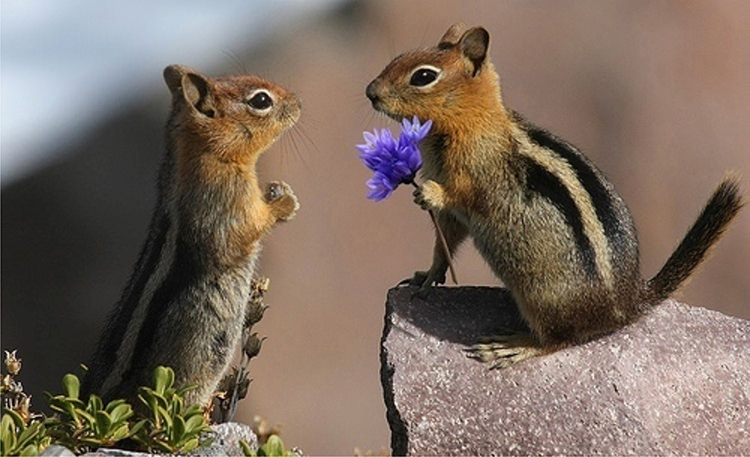
%> input picture Seminar 1/Veverite.png, 750 x 457 px; the run also reads 1 picture not shown here
$ octave Reprezentare_imagine_si_canale.m   (GNU Octave 9; MATLAB toolbox functions it lacks are replaced by stand-ins)
%> lines starting %> are read from the running program, lines starting %| are printed output that depends on the picture; in (x1, y1, x2, y2) boxes, pixels count from 0 and x2, y2 are one past the last pixel; in counts of white or black regions, pixels touching at a corner belong together; the program's own positions count from 1
% incarcare imagine, comanda cu / fara ;
% orice alta imagine RGB (3 plane)
%
cale='..\\Imagini pentru seminar'; %atentie la punct-si-virgula
fis=[cale '\\' 'veverite.png'];

imagine=imread('Veverite.png')
%> imagine is the input picture: size 457x750x3 uint8; mean R, G, B 123.1, 107.8, 95.7
imread(fis)
imread(fis); %variabila ans, poate fi folosita imediat
imagine=imread('..\\imagini pentru seminar\\veverite.png');

imagine_mono=rgb2gray(imagine);
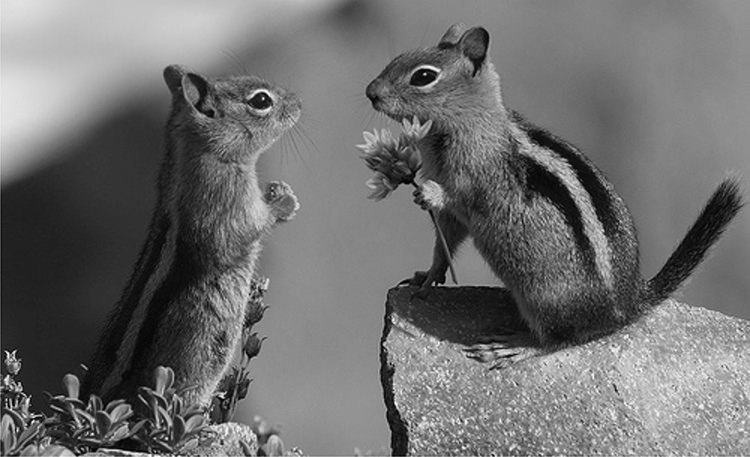
%> imagine_mono: size 457x750 uint8; min 0, max 255, mean 111
imwrite(imagine_mono,'veverite_mono.png');

% vizualizare imagine cu / fara figura
imshow(imagine);
imshow(imagine_mono); %=> aceeasi figura, inlocuieste imaginea afisata anterior
figure
imshow(imagine); % afisare imagine mono in figura separata

% vizualizarea fiecarui plan din imaginea color - imagini in nuante de gri
% o singura figura
figure
imshow(imagine)
imshow(imagine(:,:,1))
imshow(imagine(:,:,2))
imshow(imagine(:,:,3))
% figuri separate
figure
  imshow(imagine(:,:,1))
figure
  imshow(imagine(:,:,2))
figure
  imshow(imagine(:,:,3))
% cu bucla
for i=1:3
%> this loop made 3 passes; what is shown inside it comes from the first
  figure
    imshow(imagine(:,:,i))
  switch(i)
      case 1
          title('Canalul roșu');
      case 2
          title('Canalul verde');
      case 3
          title('Canalul albastru');
  end
end

% construire imagini noi
[m,n,p]=size(imagine);
%> m = 457; n = 750; p = 3
imagine_noua=zeros(m,n,p);
a=zeros(size(imagine));

a=uint8(a);
%imagine neagra
figure
  imshow(a);
%imagine alba
a=a+255;
figure
  imshow(a);

% cite o imagine pentru fiecare canal RGB
% atentie la conversii! imaginile sint in uint8, calculele sint in double
imR=zeros(size(imagine));
imR(:,:,1)=imagine(:,:,1);
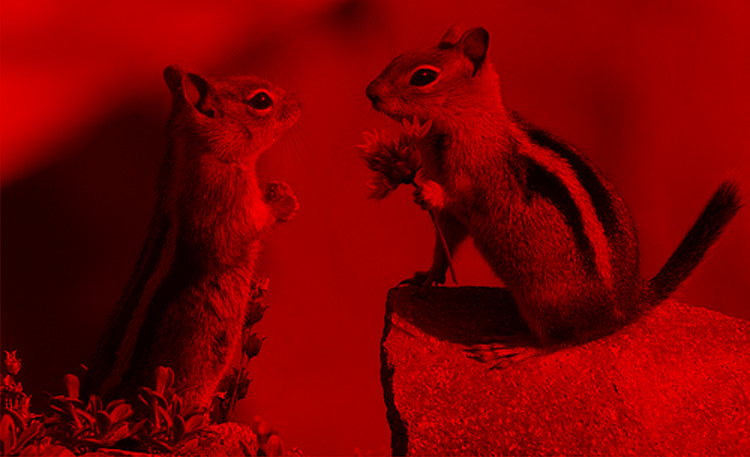
%> imR: size 457x750x3 double; mean R, G, B 123.1, 0, 0
figure
  imshow(imR) %imagine rosu-plin
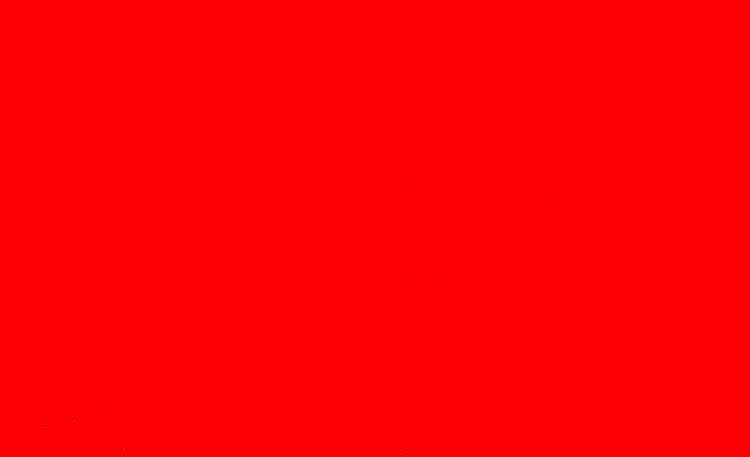
%> displayed picture: size 457x750x3, on the screen's scale of 0 to 255; mean R, G, B 255, 0, 0
imR=uint8(imR);
%> imR: size 457x750x3 uint8
imshow(imR); % canalul rosu din imaginea de test

imG=uint8(zeros(size(imagine)));
imG(:,:,2)=imagine(:,:,2);
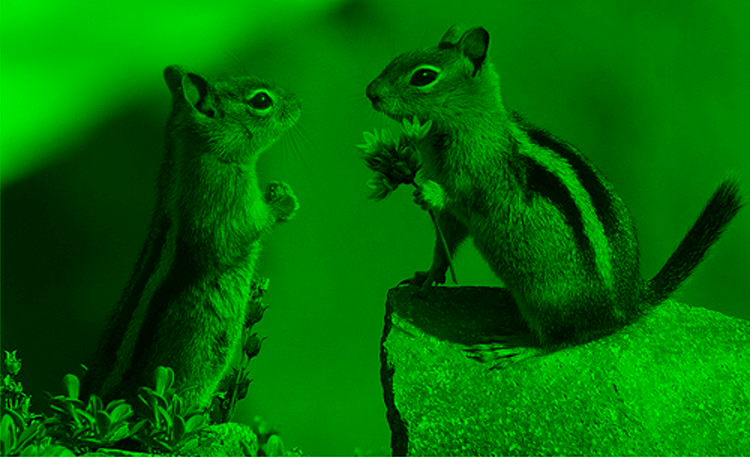
%> imG: size 457x750x3 uint8; mean R, G, B 0, 107.8, 0
imshow(imG);

imB=uint8(zeros(size(imagine)));
imB(:,:,3)=imagine(:,:,3);
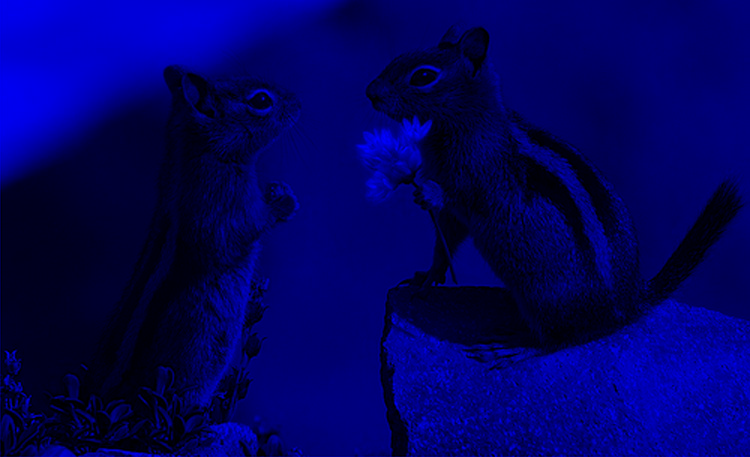
%> imB: size 457x750x3 uint8; mean R, G, B 0, 0, 95.7
imshow(imB);

% compunere imagine din canalele RGB
imshow(imR+imG+imB);

% transformare rgb -> nuante de gri
a=rgb2gray(imagine);
figure
  imshow(a);

% transformare nuante de gri 1 plan -> reprezentare rgb (3 plane), tot monocroma
b=uint8(zeros(size(imagine)));
for i=1:3
    b(:,:,i)=a;
end
figure
imshow(b);

% manipulare zona din imagine
imagine(150:350,150:350,2)=255;
%> imagine: size 457x750x3 uint8; 11.79% of pixels changed, all inside (x1, y1, x2, y2) = (149, 149, 350, 350)
imshow(imagine)
imagine(400:600,150:350,1)=0;
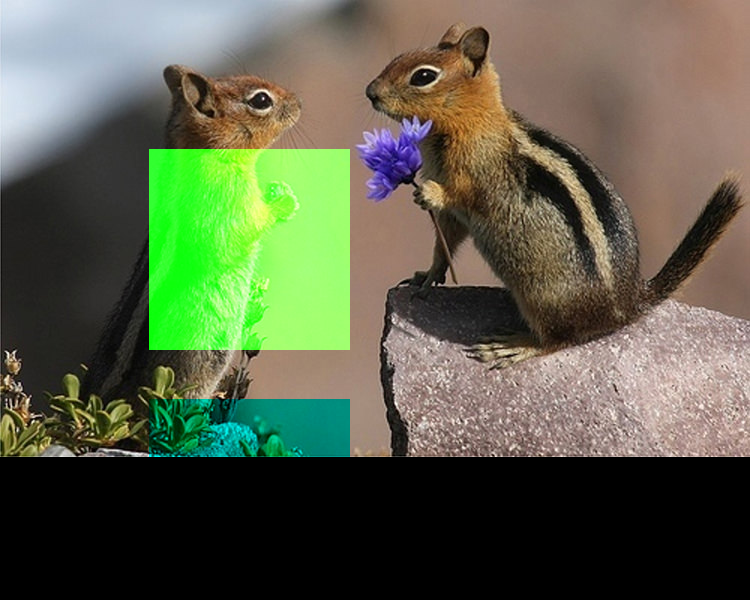
%> imagine: size 600x750x3 uint8; mean R, G, B 90.2, 96.1, 72.9
imshow(imagine)
a=rgb2gray(imagine);
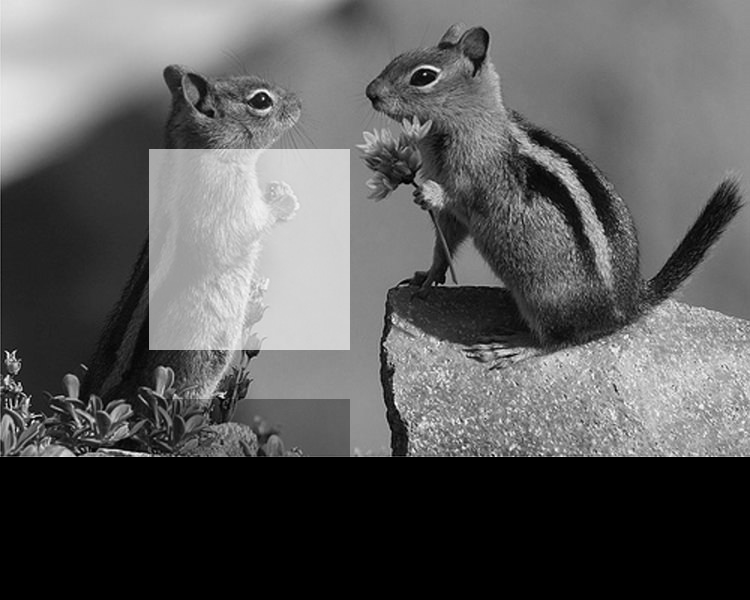
%> a: size 600x750 uint8; min 0, max 253, mean 91.7
figure
  imshow(a);
